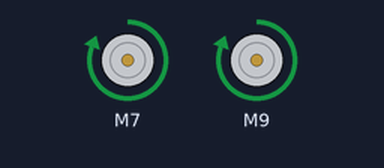
Bench run of a sketch on a simulated Arduino Uno, built with avr-gcc and run on an emulated ATmega328P. Parts: 2 × DC motor (green arrow = forward, orange = backward, longer = faster). What the sketch prints to the serial monitor is not drawn.

Above: at 0.1 s.
Timing chart, 0 to 1.6 s (numbered marks = the images above):
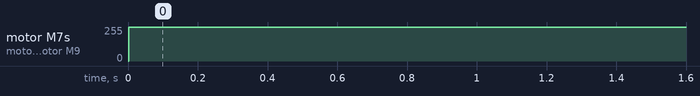

The sketch:

sketch_oct11a.ino
```cpp
/*
Author  : Andrea Lombardo
Site    : https://www.lombardoandrea.com
Source  : https://github.com/AndreaLombardo/L298N/

Here you can see how to work in a common configuration.

L298NX2 is not a new version of module or IC,
but it stands for a double implementation of L298N library.

With L298NX2 is possible to initialize two motors at once.

Speed range go from 0 to 255, default is 100.
Use setSpeed(speed) to change speed for both motors,
setSpeedA(speed) or setSpeedB(speed) for individual changes.

Sometimes at lower speed motors seems not running.
It's normal, may depends by motor and power supply.

Wiring schema in file "L298NX2 - Schema_with_EN_pin.png"
*/

// Include the (new) library
#include <L298NX2.h>

// Pin definition
const unsigned int EN_A = 5;
const unsigned int IN1_A = 7;
const unsigned int IN2_A = 8;

const unsigned int IN1_B = 9;
const unsigned int IN2_B = A3;
const unsigned int EN_B = 6;

// Initialize both motors
L298NX2 motors(EN_A, IN1_A, IN2_A, EN_B, IN1_B, IN2_B);

void setup()
{
  // Used to display information
  Serial.begin(115200);

  // Wait for Serial Monitor to be opened


  // Set initial speed for both motors
  motors.setSpeed(255 );
}

void loop()
{
  // Tell both motors to go forward (may depend by your wiring)
  motors.forward();

  // Alternative method:
  // motors.run(L298N::FORWARD);

  //print the motor status in the serial monitor
  printSomeInfo();

}

/*
Print some informations in Serial Monitor
*/
void printSomeInfo()
{
  Serial.print("Motor A is moving = ");
  Serial.print(motors.isMovingA() ? "YES" : "NO");
  Serial.print(" at speed = ");
  Serial.println(motors.getSpeedA());
  Serial.print("Motor B is moving = ");
  Serial.print(motors.isMovingB() ? "YES" : "NO");
  Serial.print(" at speed = ");
  Serial.println(motors.getSpeedB());
}
```

Measured:
- by itself, motor M7, motor M9: stopped → forward 255/255 at 0.00 s
